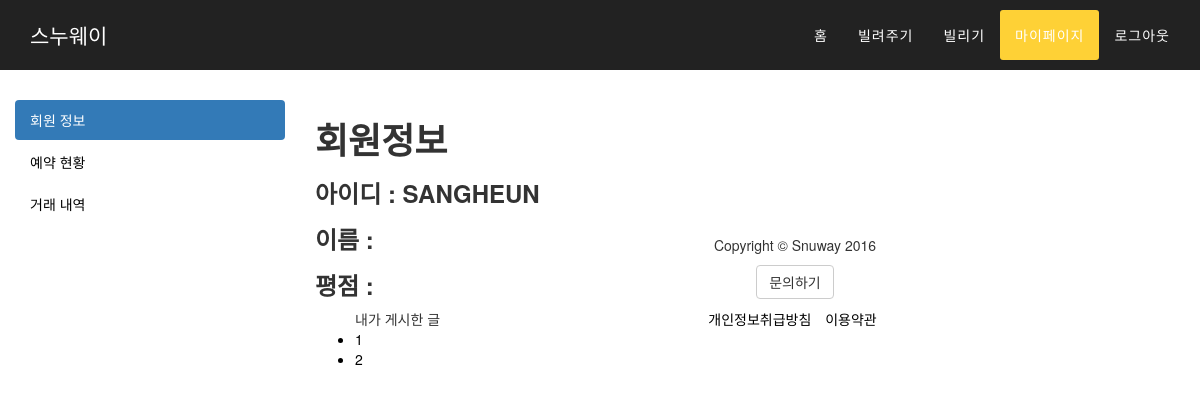
Before: /blog/my/1/ with the older database file.
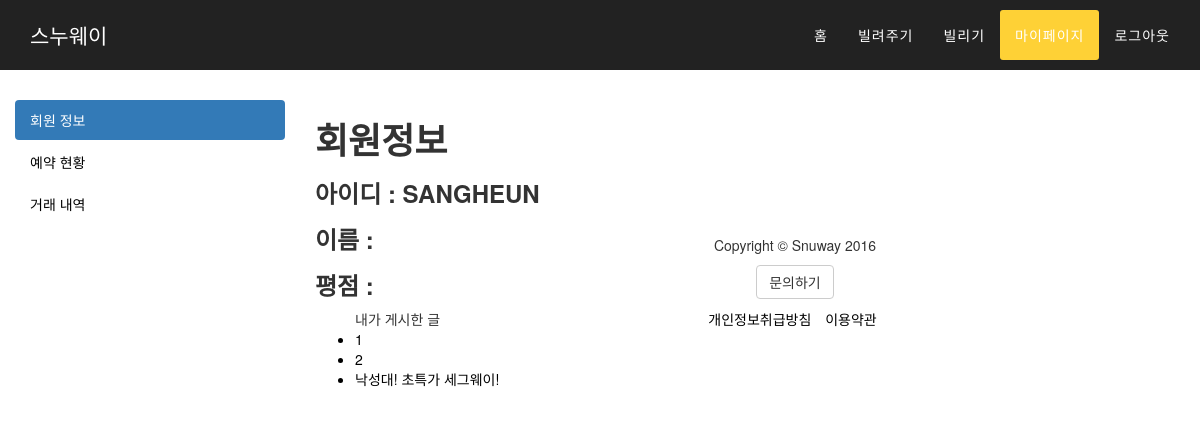
After: the same page with the newer database file.
### blog/models.py (models this page shows, shortened)
class Post(models.Model):
    title = models.CharField(max_length=100)
    author = models.ForeignKey(settings.AUTH_USER_MODEL, default=1)
    vehicle = models.ForeignKey(Vehicle)
    price = models.IntegerField(help_text='30분 이용 가격')
    latlng = models.CharField(max_length=50, validators=[lnglat_validator], help_text='위도, 경도 포맷으로 입력', default='37.4624015, 126.9520365')
    location=models.ForeignKey(Location, default=1)
    content = models.TextField()
    publish = models.DateField(auto_now=False, auto_now_add=True)
    updated = models.DateTimeField(auto_now=True, auto_now_add=False)
    timestamp = models.DateTimeField(auto_now=False, auto_now_add=True)

### blog/views.py (the view)
# urls.py: url(r'^my/(?P<pk>\d+)/$', my_page, name="my_page"),
def my_page(request, pk):
    user = User.objects.get(pk=pk)
    ratings = Rating.objects.filter(user=pk)
    user_posts = Post.objects.filter(author=pk)
    context = {
    "user":user,
    "user_posts":user_posts,
    'ratings':ratings
    }
    return render(request, "blog/my.html", context)

### blog/templates/blog/my.html (shortened to what this page needs)
{% extends 'blog/base.html' %}
{% load staticfiles %}
{% block content %}
<!DOCTYPE html>
<html lang="ko">
<body id="page-top" class="index">
    <nav id="mainNav" class="navbar navbar-default navbar-custom1 navbar-fixed-top">
        <div class="container">
            <div class="navbar-header page-scroll">
                <a class="navbar-brand page-scroll" href="index">스누웨이</a>
            </div>
            <div class="collapse navbar-collapse" id="bs-example-navbar-collapse-1">
                <ul class="nav navbar-nav navbar-right">
                    <li>
                        <a class="page-scroll" href="{% url "blog:index" %}">홈</a>
                    </li>
                    <li>
                        <a class="page-scroll" href="{% url "blog:lend" %}">빌려주기</a>
                    </li>
                    <li>
                        <a class="page-scroll" href="{% url "blog:lend_list" %}">빌리기</a>
                    </li>
                    {% if user.is_authenticated %}
                    <li>
                        <a class="page-scroll" href="#my">마이페이지</a>
                    </li>
                    <li>
                        <a class="page-scroll" href="{% url "logout" %}?next={{ request.path }}">로그아웃</a>
                    </li>
                    {% endif %}
                </ul>
            </div>
        </div>
    </nav>
</body>
<section id="my">
    <div role="tabpanel">
        <div class="col-sm-3">
            <ul class="nav nav-pills nav-stacked" role="tablist" id="myTab">
                <li role="presentation" class="active"><a href="#account" aria-controls="account" role="tab" data-toggle="tab">회원 정보</a></li>
                <li role="presentation"><a href="#booking" aria-controls="booking" role="tab" data-toggle="tab">예약 현황</a></li>
                <li role="presentation"><a href="#profit" aria-controls="profit" role="tab" data-toggle="tab">거래 내역</a></li>
            </ul>
        </div>
        <div class="tab-content col-sm-3">
            <div role="tabpanel" class="tab-pane active" id="account">
                <h1>회원정보</h1>
                <h3>아이디 : {{user.username}}</h3>
                <h3>이름 : {{user.last_name}}{{user.first_name}}</h3>
                <h3>평점 : {{ratings.ratings}}</h3>
                <ul>내가 게시한 글 <br />
                {% for post in user_posts %}
                    <a href="{% url "blog:lend_detail" post.id %}"><li>{{post.title}}</li></a>
                {% endfor %}
                </ul>
            </div>
        </div>
    </div>
</section>
</html>
{% endblock %}

Changed rows visible on the page:
added Post: title "낙성대! 초특가 세그웨이!"
